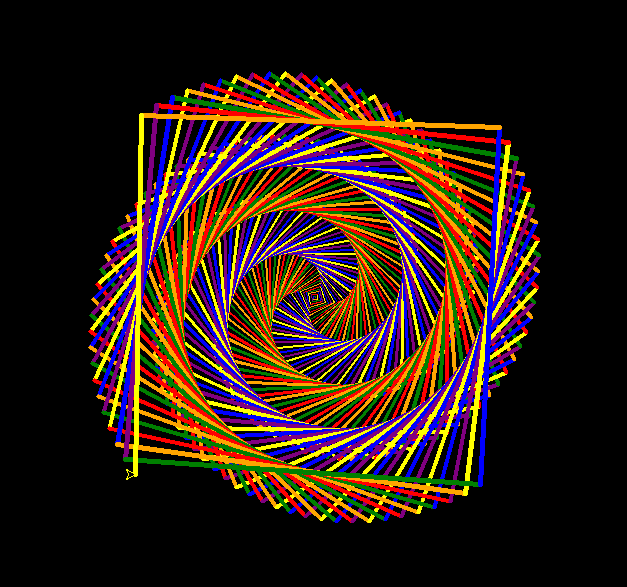

Generate this figure with Python:
import  turtle
colors= ['red','purple','green','blue','orange','yellow']
t=turtle.Pen()
turtle.bgcolor('black')
for x in range(360):
    t.pencolor(colors[x%6]) 
    t.width(x/100+1)
    t.forward(x)
    t.left(91)
turtle.Screen().exitonclick()
